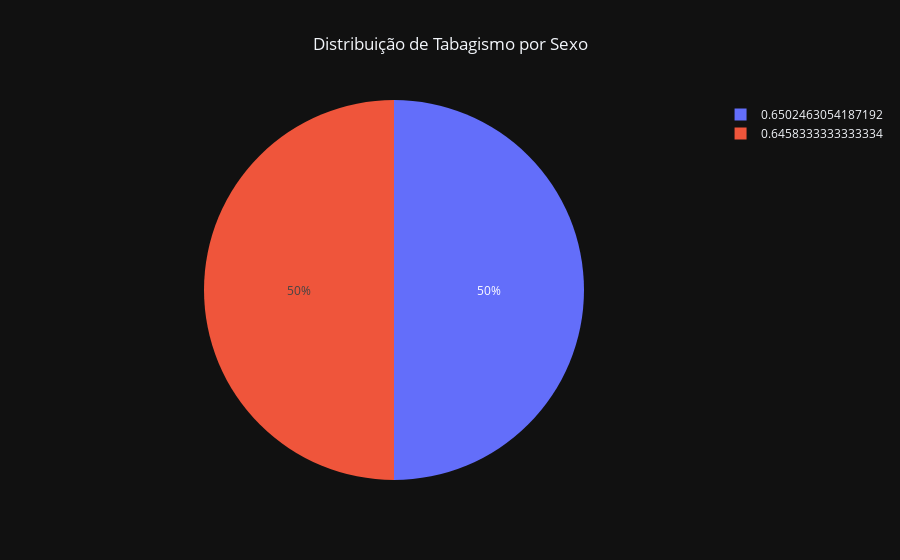

Write notebook code for a chart like this one.
### Code cell
df_agrupado5 = df.groupby("smoking").mean().reset_index()
fig6 = px.pie(df_agrupado, names = "sex", title = "Distribuição de Tabagismo por Sexo", template = "plotly_dark", 
              labels = {"sex": "Gender"})
fig6.update_layout(title_x = 0.5)
fig6.show()

### Figure 1 — Plotly figure (JSON) as saved in the notebook; plotly's stock layout.template omitted (floating-point values rounded to 4 significant figures)
{"data": [{"domain": {"x": [0, 1], "y": [0, 1]}, "hovertemplate": "Gender=%{label}<extra></extra>", "labels": [0.6502, 0.6458], "legendgroup": "", "name": "", "showlegend": true, "type": "pie"}], "layout": {"legend": {"tracegroupgap": 0}, "title": {"text": "Distribuição de Tabagismo por Sexo", "x": 0.5}}}
